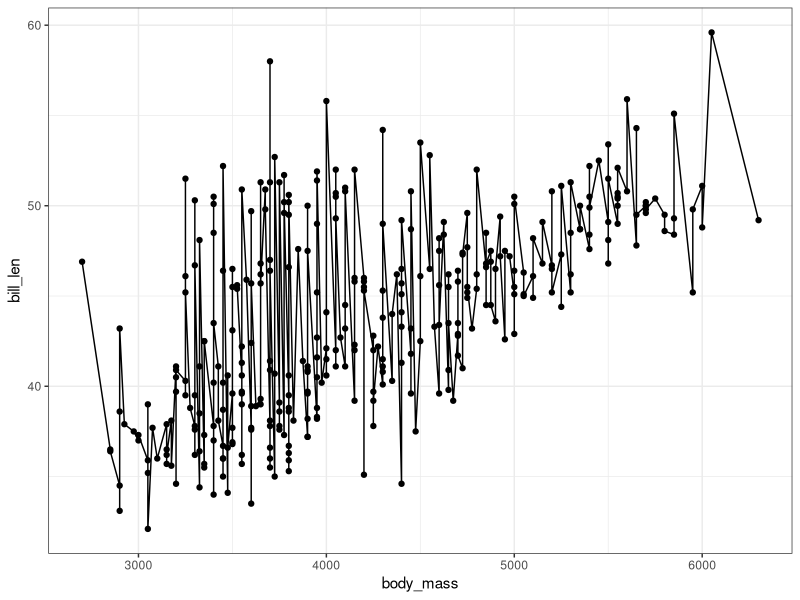

Write R code to recreate this figure.
library(tidyverse)

dt <- penguins

ggplot(dt, aes(x = body_mass, y = bill_len)) + 
  geom_point() +
  geom_line() +
  theme_bw()

##Consider other plots
